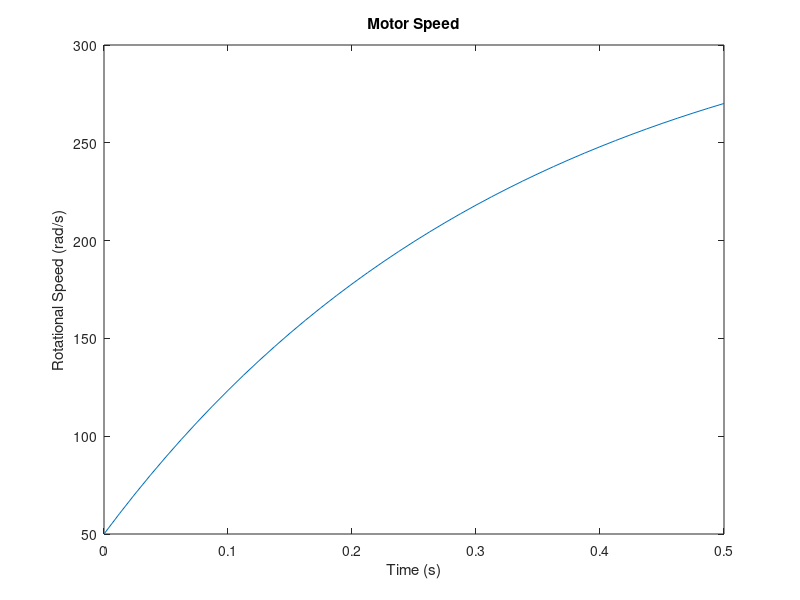

Write MATLAB code to recreate this figure.
clear,clc
disp('Samuel Razumovskiy')
f=@(t,w) (20-.06*w)/.02;
[t,w]=ode45(f,[0,.5],50);
ans=w(end)
plot(t,w)
title('Motor Speed')
xlabel('Time (s)')
ylabel('Rotational Speed (rad/s)')
